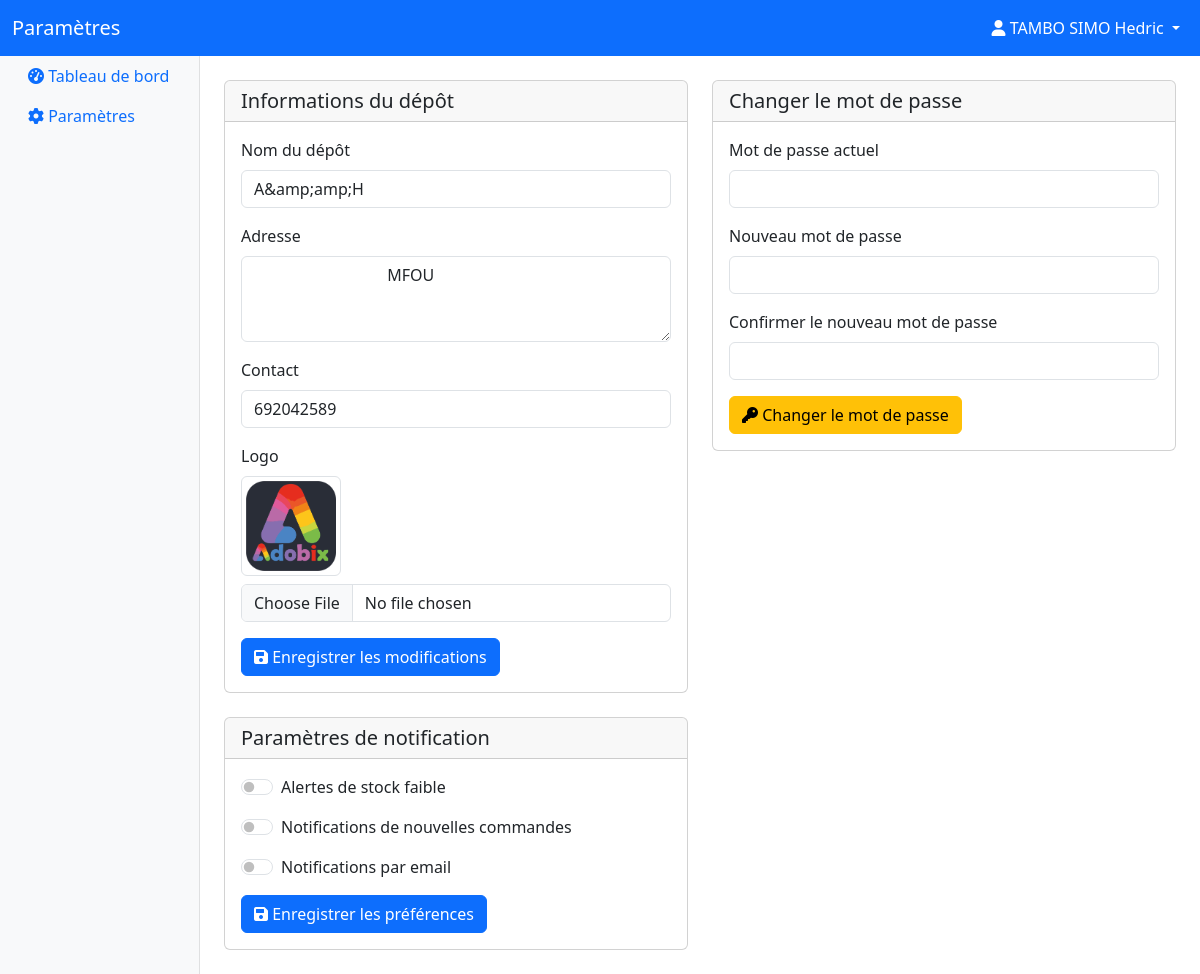
Page /admin/parametres.php?depot=1 (signed in) on the committed database.
### tables this page shows
CREATE TABLE `depots` (
  `id` int NOT NULL,
  `nom` varchar(100) NOT NULL,
  `adresse` text NOT NULL,
  `contact` varchar(50) DEFAULT NULL,
  `id_proprietaire` int NOT NULL,
  `logo` varchar(255) DEFAULT NULL
);

### admin/parametres.php (the view, shortened to what this page needs)
<?php
require_once '../includes/database.php';
$depot_id = $_GET['depot'] ?? null;
$sql = "SELECT * FROM depots WHERE id = :id";
$stmt = $conn->prepare($sql);
$stmt->execute([':id' => $depot_id]);
$depot = $stmt->fetch(PDO::FETCH_ASSOC);
?>
<!DOCTYPE html>
<html lang="fr">
<head>
    <link href="https://cdn.jsdelivr.net/npm/bootstrap@5.3.0/dist/css/bootstrap.min.css" rel="stylesheet">
    <link rel="stylesheet" href="https://cdnjs.cloudflare.com/ajax/libs/font-awesome/6.0.0/css/all.min.css">
</head>
<body>
    <nav class="navbar navbar-expand-lg navbar-dark bg-primary sticky-top">
        <div class="container-fluid">
            <a class="navbar-brand" href="#">Paramètres</a>
            <div class="collapse navbar-collapse" id="navbarNav">
                <ul class="navbar-nav ms-auto">
                    <li class="nav-item dropdown">
                        <a class="nav-link dropdown-toggle text-white" href="#" data-bs-toggle="dropdown">
                            <i class="fas fa-user"></i> <?php echo htmlspecialchars($_SESSION['user_name']); ?>
                        </a>
                    </li>
                </ul>
            </div>
        </div>
    </nav>
    <div class="container-fluid">
        <div class="row">
            <nav class="col-md-3 col-lg-2 d-md-block bg-light sidebar">
                <div class="position-sticky">
                    <ul class="nav flex-column">
                        <li class="nav-item">
                            <a class="nav-link" href="tableau_de_bord.php?id=<?php echo $depot_id; ?>">
                                <i class="fas fa-tachometer-alt"></i> Tableau de bord
                            </a>
                        </li>
                        <li class="nav-item">
                            <a class="nav-link active" href="#">
                                <i class="fas fa-cog"></i> Paramètres
                            </a>
                        </li>
                    </ul>
                </div>
            </nav>
            <main class="col-md-9 ms-sm-auto col-lg-10 px-md-4">
                <div class="row mt-4">
                    <div class="col-md-6 mb-4">
                        <div class="card">
                            <div class="card-header">
                                <h5 class="card-title mb-0">Informations du dépôt</h5>
                            </div>
                            <div class="card-body">
                                <form action="" method="POST" enctype="multipart/form-data">
                                    <div class="mb-3">
                                        <label for="nom" class="form-label">Nom du dépôt</label>
                                        <input type="text" class="form-control" id="nom" name="nom"
                                               value="<?php echo htmlspecialchars($depot['nom']); ?>" required>
                                    </div>
                                    <div class="mb-3">
                                        <label for="adresse" class="form-label">Adresse</label>
                                        <textarea class="form-control" id="adresse" name="adresse" rows="3"
                                                  required><?php echo htmlspecialchars($depot['adresse']); ?></textarea>
                                    </div>
                                    <div class="mb-3">
                                        <label for="contact" class="form-label">Contact</label>
                                        <input type="text" class="form-control" id="contact" name="contact"
                                               value="<?php echo htmlspecialchars($depot['contact']); ?>">
                                    </div>
                                    <div class="mb-3">
                                        <label for="logo" class="form-label">Logo</label>
                                        <?php if ($depot['logo']): ?>
                                            <div class="mb-2">
                                                <img src="../<?php echo htmlspecialchars($depot['logo']); ?>"
                                                     alt="Logo actuel" class="img-thumbnail" style="max-height: 100px;">
                                            </div>
                                        <?php endif; ?>
                                        <input type="file" class="form-control" id="logo" name="logo" accept="image/*">
                                    </div>
                                    <button type="submit" class="btn btn-primary">
                                        <i class="fas fa-save"></i> Enregistrer les modifications
                                    </button>
                                </form>
                            </div>
                        </div>
                    </div>
                    <div class="col-md-6 mb-4">
                        <div class="card">
                            <div class="card-header">
                                <h5 class="card-title mb-0">Changer le mot de passe</h5>
                            </div>
                            <div class="card-body">
                                <form action="" method="POST">
                                    <div class="mb-3">
                                        <label for="current_password" class="form-label">Mot de passe actuel</label>
                                        <input type="password" class="form-control" id="current_password"
                                               name="current_password" required>
                                    </div>
                                    <div class="mb-3">
                                        <label for="new_password" class="form-label">Nouveau mot de passe</label>
                                        <input type="password" class="form-control" id="new_password"
                                               name="new_password" required>
                                    </div>
                                    <div class="mb-3">
                                    <label for="confirm_password" class="form-label">Confirmer le nouveau mot de passe</label>
                                        <input type="password" class="form-control" id="confirm_password"
                                               name="confirm_password" required>
                                    </div>
                                    <button type="submit" class="btn btn-warning">
                                        <i class="fas fa-key"></i> Changer le mot de passe
                                    </button>
                                </form>
                            </div>
                        </div>
                    </div>
                </div>
                <div class="row">
                    <div class="col-md-6 mb-4">
                        <div class="card">
                            <div class="card-header">
                                <h5 class="card-title mb-0">Paramètres de notification</h5>
                            </div>
                            <div class="card-body">
                                <form>
                                    <div class="mb-3">
                                        <div class="form-check form-switch">
                                            <input class="form-check-input" type="checkbox" id="stockAlert">
                                            <label class="form-check-label" for="stockAlert">
                                                Alertes de stock faible
                                            </label>
                                        </div>
                                    </div>
                                    <div class="mb-3">
                                        <div class="form-check form-switch">
                                            <input class="form-check-input" type="checkbox" id="orderNotif">
                                            <label class="form-check-label" for="orderNotif">
                                                Notifications de nouvelles commandes
                                            </label>
                                        </div>
                                    </div>
                                    <div class="mb-3">
                                        <div class="form-check form-switch">
                                            <input class="form-check-input" type="checkbox" id="emailNotif">
                                            <label class="form-check-label" for="emailNotif">
                                                Notifications par email
                                            </label>
                                        </div>
                                    </div>
                                    <button type="submit" class="btn btn-primary">
                                        <i class="fas fa-save"></i> Enregistrer les préférences
                                    </button>
                                </form>
                            </div>
                        </div>
                    </div>
                </div>
            </main>
        </div>
    </div>
</body>
</html>

### admin/parametres.php (style rules this page uses)
.sidebar { min-height: calc(100vh - 56px); box-shadow: inset -1px 0 0 rgba(0, 0, 0, .1); }

### rows in the picture
depots: nom "A&amp;amp;H", adresse "MFOU", contact "692042589", logo (picture)

### other values in the picture
$_SESSION['user_name'] "TAMBO SIMO Hedric"
